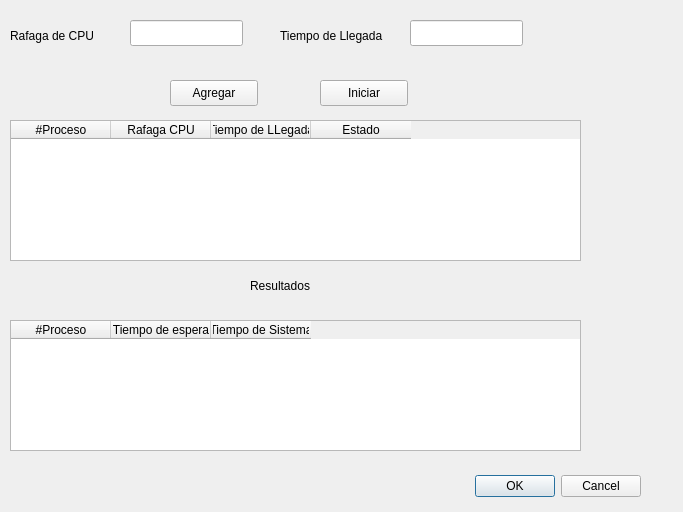
<?xml version="1.0" encoding="UTF-8"?>
<ui version="4.0">
 <class>VentanaFifo</class>
 <widget class="QDialog" name="VentanaFifo">
  <property name="geometry">
   <rect>
    <x>0</x>
    <y>0</y>
    <width>683</width>
    <height>512</height>
   </rect>
  </property>
  <property name="windowTitle">
   <string>Dialog</string>
  </property>
  <widget class="QDialogButtonBox" name="buttonBox">
   <property name="geometry">
    <rect>
     <x>300</x>
     <y>470</y>
     <width>341</width>
     <height>32</height>
    </rect>
   </property>
   <property name="orientation">
    <enum>Qt::Orientation::Horizontal</enum>
   </property>
   <property name="standardButtons">
    <set>QDialogButtonBox::StandardButton::Cancel|QDialogButtonBox::StandardButton::Ok</set>
   </property>
  </widget>
  <widget class="QLabel" name="label">
   <property name="geometry">
    <rect>
     <x>10</x>
     <y>20</y>
     <width>111</width>
     <height>31</height>
    </rect>
   </property>
   <property name="text">
    <string>Rafaga de CPU</string>
   </property>
  </widget>
  <widget class="QLineEdit" name="txtRafaga">
   <property name="geometry">
    <rect>
     <x>130</x>
     <y>20</y>
     <width>113</width>
     <height>26</height>
    </rect>
   </property>
  </widget>
  <widget class="QLabel" name="label_2">
   <property name="geometry">
    <rect>
     <x>280</x>
     <y>20</y>
     <width>111</width>
     <height>31</height>
    </rect>
   </property>
   <property name="text">
    <string>Tiempo de Llegada</string>
   </property>
  </widget>
  <widget class="QLineEdit" name="txtLlegada">
   <property name="geometry">
    <rect>
     <x>410</x>
     <y>20</y>
     <width>113</width>
     <height>26</height>
    </rect>
   </property>
  </widget>
  <widget class="QPushButton" name="btnAgregar">
   <property name="geometry">
    <rect>
     <x>170</x>
     <y>80</y>
     <width>88</width>
     <height>26</height>
    </rect>
   </property>
   <property name="text">
    <string>Agregar</string>
   </property>
  </widget>
  <widget class="QPushButton" name="btnIniciar">
   <property name="geometry">
    <rect>
     <x>320</x>
     <y>80</y>
     <width>88</width>
     <height>26</height>
    </rect>
   </property>
   <property name="text">
    <string>Iniciar</string>
   </property>
  </widget>
  <widget class="QTableWidget" name="tblProcesos">
   <property name="geometry">
    <rect>
     <x>10</x>
     <y>120</y>
     <width>571</width>
     <height>141</height>
    </rect>
   </property>
   <column>
    <property name="text">
     <string>#Proceso</string>
    </property>
   </column>
   <column>
    <property name="text">
     <string>Rafaga CPU</string>
    </property>
   </column>
   <column>
    <property name="text">
     <string>Tiempo de LLegada</string>
    </property>
   </column>
   <column>
    <property name="text">
     <string>Estado</string>
    </property>
   </column>
  </widget>
  <widget class="QLabel" name="label_3">
   <property name="geometry">
    <rect>
     <x>250</x>
     <y>270</y>
     <width>111</width>
     <height>31</height>
    </rect>
   </property>
   <property name="text">
    <string>Resultados</string>
   </property>
  </widget>
  <widget class="QTableWidget" name="tblResultados">
   <property name="geometry">
    <rect>
     <x>10</x>
     <y>320</y>
     <width>571</width>
     <height>131</height>
    </rect>
   </property>
   <column>
    <property name="text">
     <string>#Proceso</string>
    </property>
   </column>
   <column>
    <property name="text">
     <string>Tiempo de espera</string>
    </property>
   </column>
   <column>
    <property name="text">
     <string>Tiempo de Sistema</string>
    </property>
   </column>
  </widget>
 </widget>
 <resources/>
 <connections>
  <connection>
   <sender>buttonBox</sender>
   <signal>accepted()</signal>
   <receiver>VentanaFifo</receiver>
   <slot>accept()</slot>
   <hints>
    <hint type="sourcelabel">
     <x>248</x>
     <y>254</y>
    </hint>
    <hint type="destinationlabel">
     <x>157</x>
     <y>274</y>
    </hint>
   </hints>
  </connection>
  <connection>
   <sender>buttonBox</sender>
   <signal>rejected()</signal>
   <receiver>VentanaFifo</receiver>
   <slot>reject()</slot>
   <hints>
    <hint type="sourcelabel">
     <x>316</x>
     <y>260</y>
    </hint>
    <hint type="destinationlabel">
     <x>286</x>
     <y>274</y>
    </hint>
   </hints>
  </connection>
 </connections>
</ui>
